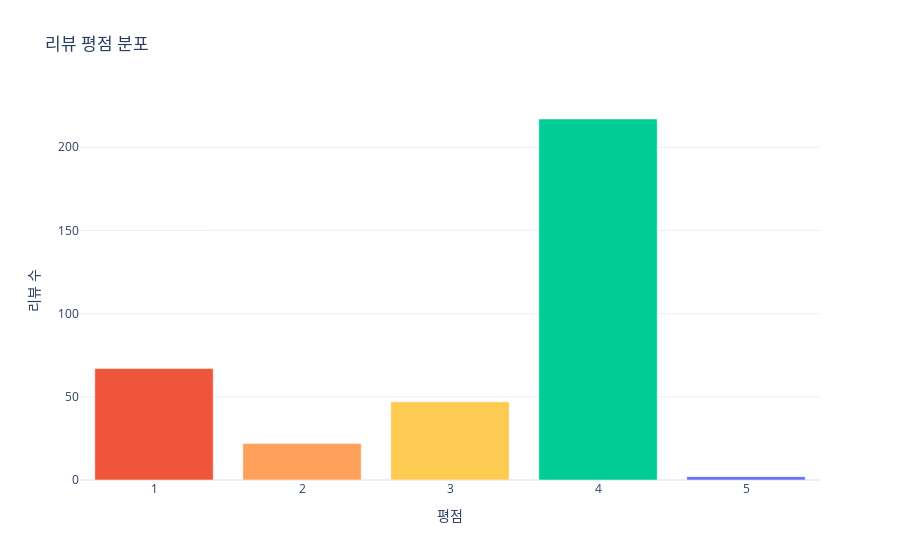

Notebook source saved alongside this figure:
### Markdown cell above
## 8. 리뷰 심층 분석

리뷰 평점 분포, 텍스트 길이, 시간대별 분포를 분석합니다.

### Code cell
# 리뷰 평점 분포
rating_counts = reviews_df['review_rating'].value_counts().sort_index()

fig = go.Figure(data=[
    go.Bar(x=rating_counts.index.astype(str), y=rating_counts.values, 
           marker_color=['#EF553B', '#FFA15A', '#FECB52', '#00CC96', '#636EFA'])
])
fig.update_layout(
    title='리뷰 평점 분포',
    xaxis_title='평점',
    yaxis_title='리뷰 수',
    template='plotly_white'
)
fig.show()

# 평점별 통계
print("\n=== 평점별 리뷰 수 ===")
for rating in sorted(reviews_df['review_rating'].unique()):
    count = len(reviews_df[reviews_df['review_rating'] == rating])
    pct = count / len(reviews_df) * 100
    print(f"  {rating}점: {count}개 ({pct:.1f}%)")

### Figure 1 — Plotly figure (JSON) as saved in the notebook; plotly's stock layout.template omitted (floating-point values rounded to 4 significant figures)
{"data": [{"marker": {"color": ["#EF553B", "#FFA15A", "#FECB52", "#00CC96", "#636EFA"]}, "type": "bar", "x": ["1", "2", "3", "4", "5"], "y": [67, 22, 47, 217, 2]}], "layout": {"title": {"text": "리뷰 평점 분포"}, "xaxis": {"title": {"text": "평점"}}, "yaxis": {"title": {"text": "리뷰 수"}}}}
